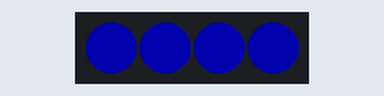
Recording of a sketch running on a simulated Arduino Uno, built with avr-gcc and run on an emulated ATmega328P. Shown: 4 RGB LEDs in strip order, left to right. Dim RGB values are drawn brighter than linear.

Above: at 0.5 s.
At 3.5 s:
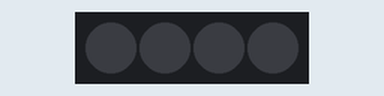
Timing chart, 0 to 4.6 s (numbered marks = the images above):
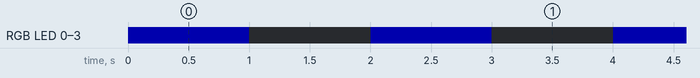

Measured:
- by itself, RGB LED 0–3: alternates RGB(0, 0, 50) for 1.0 s and off for 1.0 s

The sketch:

Neopixel.ino
```cpp
#include <Adafruit_NeoPixel.h>    // Load Adafruit NeoPixel Library

//----------------name--------------------(pixels,PIN,Type)
Adafruit_NeoPixel strip = Adafruit_NeoPixel(4, 2, NEO_GRB);

void setup() {
  strip.begin();
  strip.setBrightness(50);
  strip.show();
}

void loop() {
    // ----------------(#, G,R,B) - Green, Red, Blue
    strip.setPixelColor(0, 0,0,255);
    strip.setPixelColor(1, 0,0,255);
    strip.setPixelColor(2, 0,0,255);
    strip.setPixelColor(3, 0,0,255);
    strip.show();
    delay(1000);
    strip.setPixelColor(0,0,0,0);
    strip.setPixelColor(1,0,0,0);
    strip.setPixelColor(2,0,0,0);
    strip.setPixelColor(3,0,0,0);
    strip.show();
    delay(1000);
}
```
